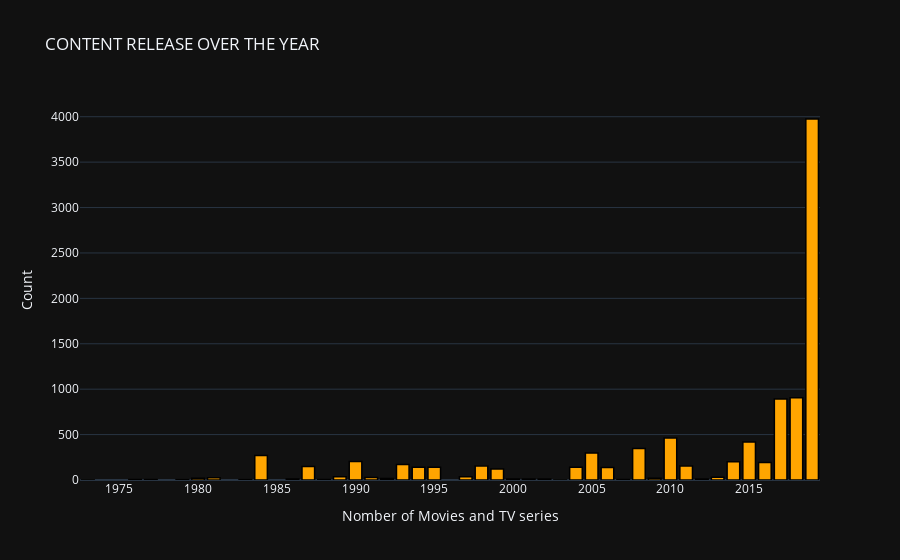

The notebook cell this image was saved under:
### Code cell
temp_df1 = df1['year'].value_counts().reset_index()


# create trace1
trace1 = go.Bar(
                x = temp_df1['index'],
                y = temp_df1['year'],
                marker = dict(color = 'rgb(255,165,0)',
                             line=dict(color='rgb(0,0,0)',width=1.5)))
layout = go.Layout(template= "plotly_dark",title = 'CONTENT RELEASE OVER THE YEAR' , xaxis = dict(title = 'Nomber of Movies and TV series'), yaxis = dict(title = 'Count'))
fig = go.Figure(data = [trace1], layout = layout)
fig.show()

### Figure 1 — Plotly figure (JSON) as saved in the notebook; plotly's stock layout.template omitted (floating-point values rounded to 4 significant figures)
{"data": [{"marker": {"color": "rgb(255,165,0)", "line": {"color": "rgb(0,0,0)", "width": 1.5}}, "type": "bar", "x": [2019, 2018, 2017, 2010, 2015, 2008, 2005, 1984, 1990, 2014, 2016, 1993, 2011, 1998, 1987, 1994, 1995, 2004, 2006, 1999, 1989, 1997, 2013, 1991, 1981, 2009, 1980, 1992, 2000, 1986, 2001, 2002, 2012, 1977, 2007, 1988, 1976, 1979, 1983, 1973, 2003], "y": [3975, 905, 892, 463, 418, 346, 296, 271, 205, 200, 194, 171, 155, 155, 150, 140, 140, 140, 138, 121, 36, 35, 30, 27, 24, 20, 19, 17, 11, 11, 10, 10, 10, 5, 5, 5, 5, 4, 4, 1, 1]}], "layout": {"title": {"text": "CONTENT RELEASE OVER THE YEAR"}, "xaxis": {"title": {"text": "Nomber of Movies and TV series"}}, "yaxis": {"title": {"text": "Count"}}}}
